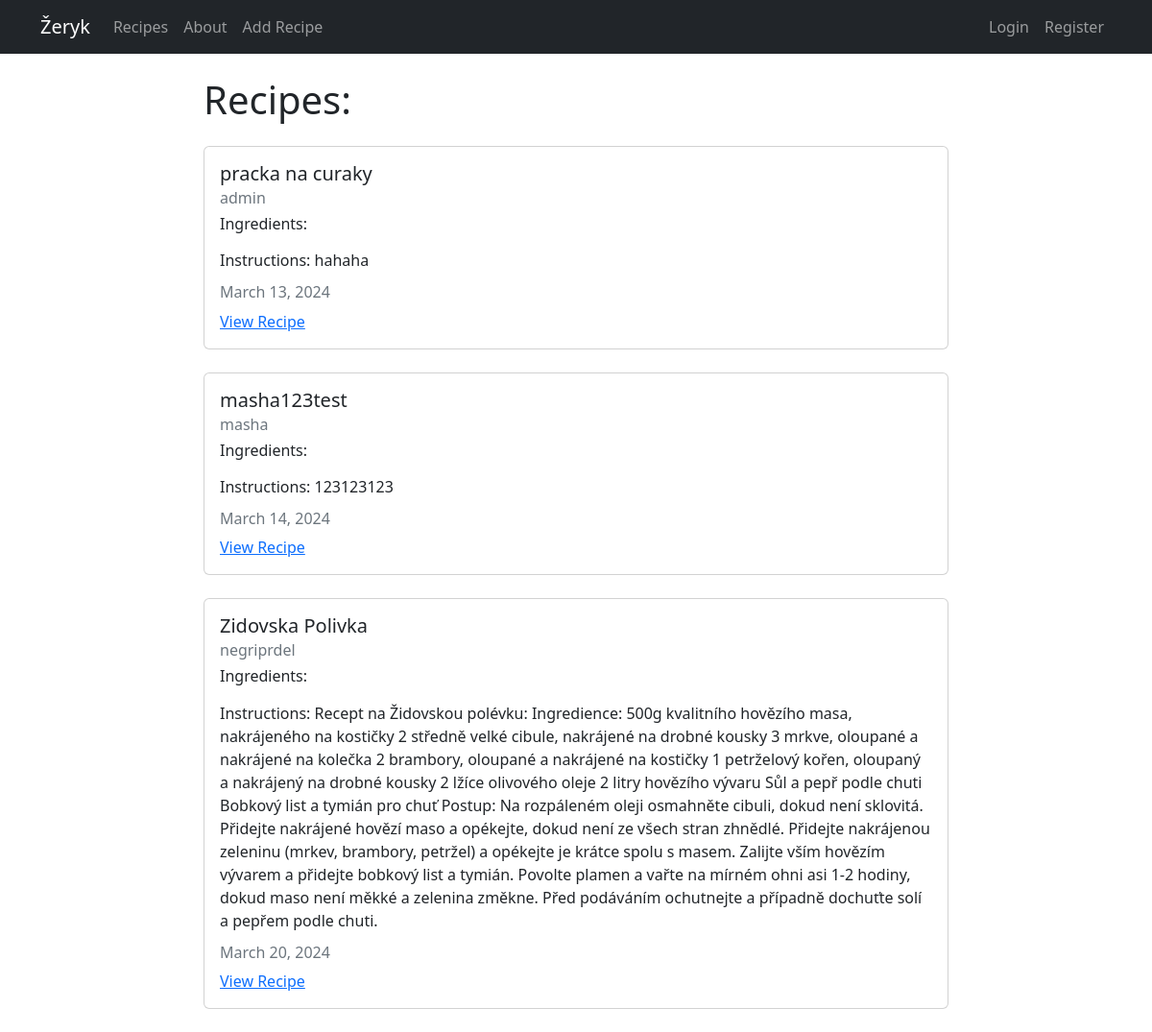
The app's page /, older data.
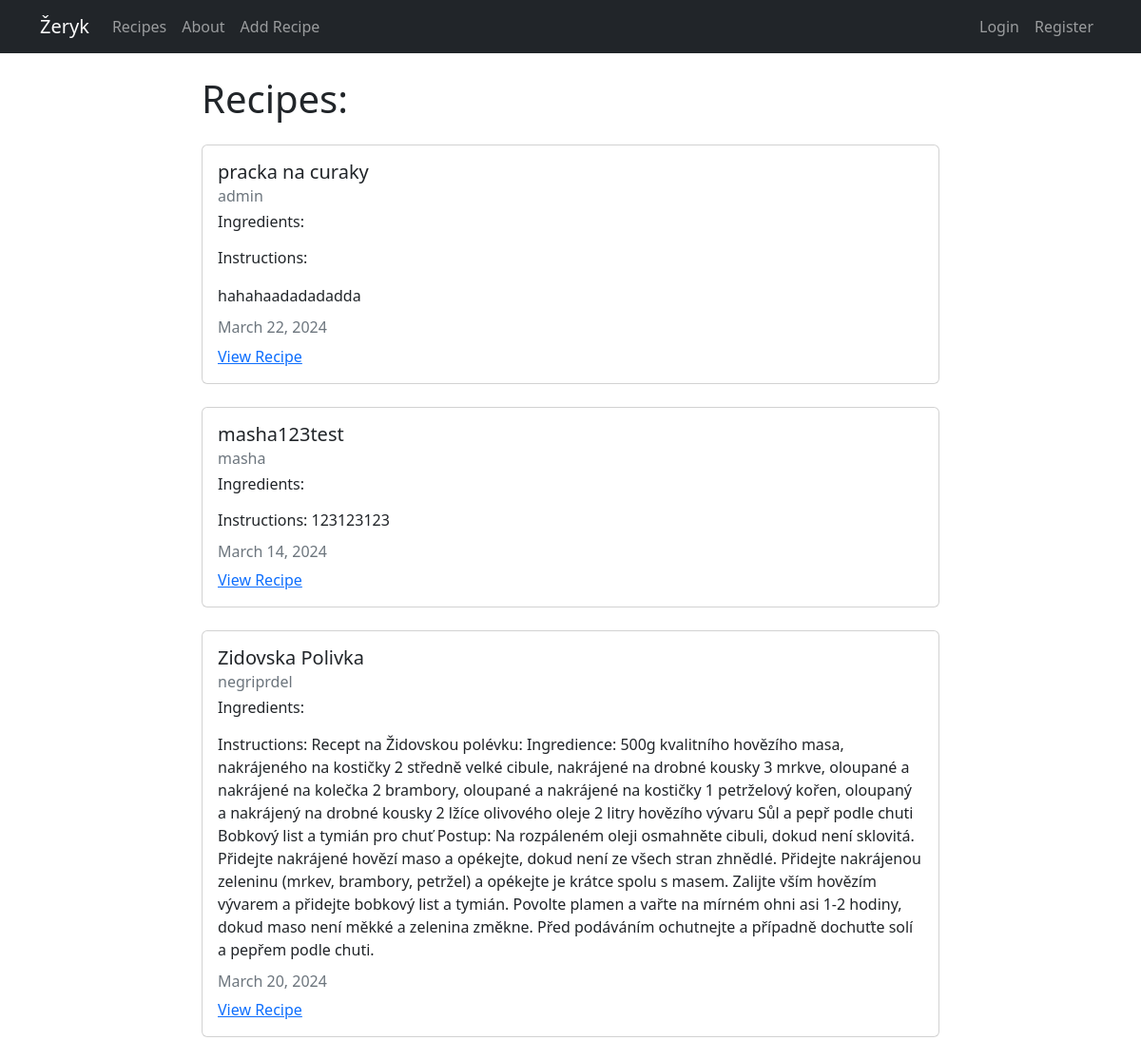
The same page, newer data.
### recipes/models.py (models this page shows, shortened)
class Recipe(models.Model):
  title = models.CharField(max_length=100)
  description = RichTextField(blank=True, null=True)
  author = models.ForeignKey(User, on_delete=models.CASCADE)
  created_at = models.DateTimeField(auto_now_add=True)
  updated_at = models.DateTimeField(auto_now=True)
  ingredients = models.ManyToManyField(Ingredient)
  likes = models.ManyToManyField(User, related_name='blog_posts')

### recipes/views.py (the view)
# urls.py: path('', views.RecipeListView.as_view(), name="recipes-home"),
class RecipeListView(ListView):
  model = models.Recipe
  template_name = 'recipes/home.html'
  context_object_name = 'recipes'

### recipes/templates/recipes/home.html (shortened to what this page needs)
{% extends "recipes/base.html" %}
{% block content %}
<h1>Recipes:</h1>
{% for recipe in recipes %}
<div class="card my-4">
  <div class="card-body">
    <h5 class="card-title">{{ recipe.title }}</h5>
    <h6 class="card-subtitle mb-2 text-muted">{{ recipe.author }}</h6>
    <h6>Ingredients:</h6>
    <p class="card-text">Instructions: {{ recipe.description | safe }}</p>
    <h6 class="card-subtitle mb-2 text-muted">
      {{ recipe.updated_at|date:"F d, Y" }}
    </h6>
    <a href="{% url 'recipes-detail' recipe.pk %}" class="card-link"
      >View Recipe</a
    >
  </div>
</div>
{% endfor %}
{% endblock content %}

Row changes from the older to the newer data that the page shows:
changed Recipe "pracka na curaky": description "hahaha" → "hahahaadadadadda"; updated_at "March 13, 2024" → "March 22, 2024"
